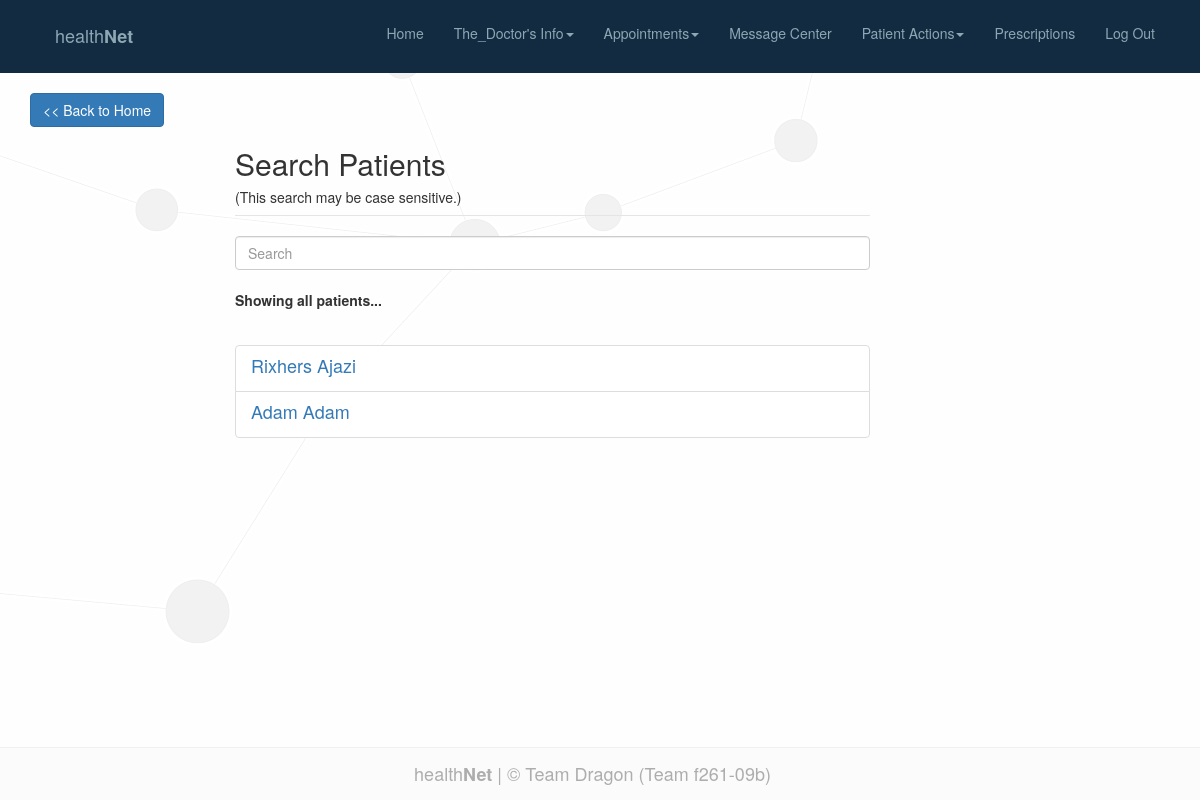
The page /view_all_patients/ (signed in) on the database its author committed.
### HealthNet/models.py (models this page shows, shortened)
class UserProfile(models.Model):
    user = models.OneToOneField(
                                  User,
                                  null=True,
                                  on_delete=models.CASCADE,
                                  )
    phone_number = models.CharField(max_length=30)
    status = models.ForeignKey(UserStatus, null=True, on_delete=models.CASCADE)
    primary_hospital = models.ForeignKey(Hospital, null=True, blank=True,on_delete=models.CASCADE)
    REQUIRED_FIELDS = ['phone_number']
    def is_admin(self):
        return self.status.status_id is 4
    def is_doctor(self):
        return self.status.status_id is 1
    def is_nurse(self):
        return self.status.status_id is 2
    def is_patient(self):
        return self.status.status_id is 3
    def get_full_name(self):
        return "{0} {1}".format(self.user.first_name, self.user.last_name)

### HealthNet/views.py (the view, shortened to what this page needs)
# urls.py: url(r'^view_all_patients/?$', views.view_all_patients, name='view_all_patients'),
@login_required
def view_all_patients(request):
    keyword = None
    num_patients = 0
    all_patients = UserProfile.objects.filter(status=3)
    return render(request, 'view_all_patients.html', {'all_patients': all_patients,
                                                      'keyword': keyword,
                                                      'num_patients': num_patients})

### HealthNet/templates/view_all_patients.html (shortened to what this page needs)
{% extends 'base.html' %}
{% block content %}
    <a href="{% url 'base_dashboard' %}"><button class="btn btn-primary" type="submit"> << Back to Home </button></a>
    <br>
    <div class="form-wrap">
        <div class="col-md-7 col-md-offset-2">
            <form action="{% url 'view_all_patients' %}" method="post" accept-charset="utf-8" class="form" role="form">
                <legend><h2>Search Patients</h2> <h5>(This search may be case sensitive.)</h5></legend>
                <p>
                    {% if keyword %}
                        <div class="search">
                            <span class="fa fa-search"></span>
                            <input type="text" name="search" class="form-control" placeholder="Search"  />
                        </div>
                        <br>
                        <label>Showing {{ num_logs }} results for "{{ keyword }}" </label>
                    {% else %}
                        <div class="search">
                            <input type="text" name="search"   class="form-control" placeholder="Search"  />
                        </div>
                        <br>
                        <label>Showing all patients...</label>
                    {% endif %}
                </p>
                <br>
                <ul class="list-group">
                    {% for patient in all_patients %}
                        <li class="list-group-item">
                            <a href="{% url 'view_patient' patient_id=patient.pk %}">
                                <h4 class="list-group-item-heading">
                                    {{ patient.get_full_name }}
                                </h4>
                            </a>
                        </li>
                    {% endfor %}
                </ul>
            </form>
        </div>
    </div>
{% endblock %}

### HealthNet/templates/_partials/top_nav.html (shortened to what this page needs)
<nav class="navbar navbar-inverse navbar-static-top">
    <div class="container">
        <div class="navbar-header">
            {% if user.is_authenticated %}
                <a class="navbar-brand" href="{% url 'base_dashboard' %}">health<strong>Net</strong></a>
            {% else %}
                <a class="navbar-brand" href="{% url 'user_login' %}">health<strong>Net</strong></a>
            {% endif %}
        </div>
        <div id="navbar" class="navbar-collapse collapse">
            {% if user.is_authenticated %}
                <form class="navbar-form navbar-right">
                    <ul class="nav navbar-nav">
                        <li ><a href="{% url 'base_dashboard' %}">Home</a></li>
                        <li class="dropdown">
                            <a href="#" class="dropdown-toggle" data-toggle="dropdown" role="button" aria-haspopup="true" aria-expanded="false">{{ user.username.title }}'s Info<span class="caret"></span></a>
                        </li>
                        <li class="dropdown">
                            <a href="#" class="dropdown-toggle" data-toggle="dropdown" role="button" aria-haspopup="true" aria-expanded="false">Appointments<span class="caret"></span></a>
                        </li>
                        <li><a href="{% url 'all' %}">Message Center</a></li>
                            <li class="dropdown">
                                <a href="#" class="dropdown-toggle" data-toggle="dropdown" role="button" aria-haspopup="true" aria-expanded="false">Patient Actions<span class="caret"></span></a>
                            </li>
                        {% if user.userprofile.is_doctor or user.userprofile.is_nurse %}
                            <li><a href="{% url 'prescriptions' %}">Prescriptions</a></li>
                        {% endif %}
                        <li><a href="{% url 'log_out' %}">Log Out</a></li>
                    </ul>
                </form>
            {% endif %}
        </div>
    </div>
</nav>

### rows shown on the page
UserProfile: get_full_name "Rixhers Ajazi"
UserProfile: get_full_name "Adam Adam"

### other values the page prints
{{ user.username.title }} "The_Doctor"
